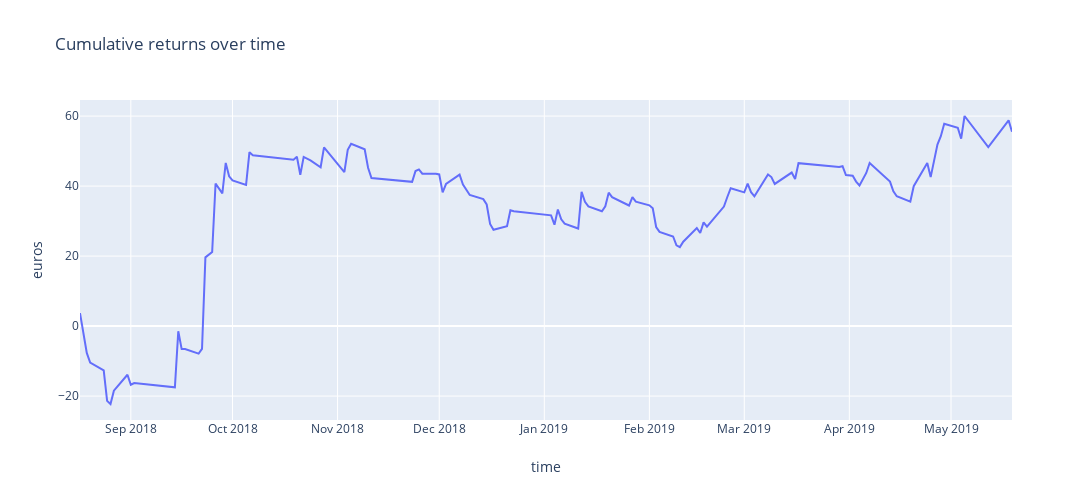

The notebook cell saved with this chart:
### Code cell
traces = []
scatter = go.Scatter(
    x=list(returns_over_time.keys()),
    y=list(returns_over_time.cumsum().values),
    mode='lines',
)
traces.append(scatter)

layout = {
    'title':'Cumulative returns over time',
    'xaxis': {
        'title': 'time',
    },
    'yaxis': {
        'title': 'euros',
    },
    'width': 1300,
    'height': 500,
}
fig = go.Figure(data=traces, layout=layout)
iplot(fig)

### Figure 1 — Plotly figure (JSON) as saved in the notebook; plotly's stock layout.template omitted (floating-point values rounded to 4 significant figures; data arrays with more than 128 entries replaced by an {"elided": "..."} marker saying what was removed)
{"data": [{"mode": "lines", "type": "scatter", "x": {"elided": "129 str values"}, "y": {"elided": "129 float values"}}], "layout": {"height": 500, "title": {"text": "Cumulative returns over time"}, "width": 1300, "xaxis": {"title": {"text": "time"}}, "yaxis": {"title": {"text": "euros"}}}}
